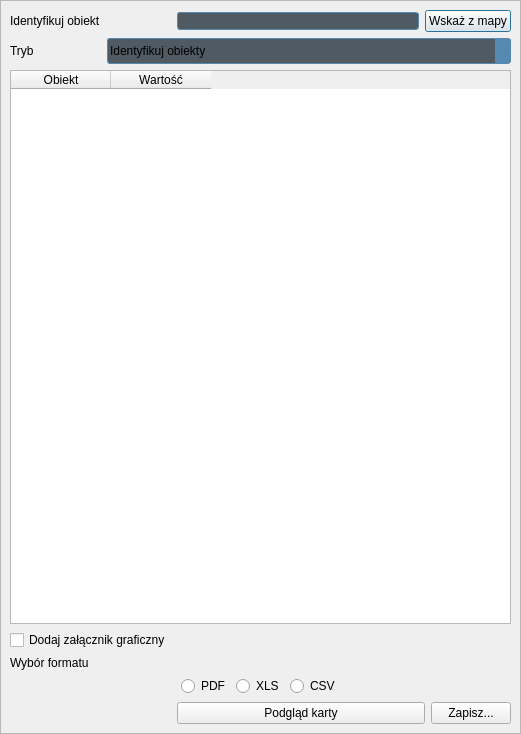
<?xml version="1.0" encoding="UTF-8"?>
<ui version="4.0">
 <class>KompozycjeDialog</class>
 <widget class="QDialog" name="KompozycjeDialog">
  <property name="windowModality">
   <enum>Qt::ApplicationModal</enum>
  </property>
  <property name="enabled">
   <bool>true</bool>
  </property>
  <property name="geometry">
   <rect>
    <x>0</x>
    <y>0</y>
    <width>521</width>
    <height>734</height>
   </rect>
  </property>
  <property name="sizePolicy">
   <sizepolicy hsizetype="Minimum" vsizetype="Minimum">
    <horstretch>1</horstretch>
    <verstretch>1</verstretch>
   </sizepolicy>
  </property>
  <property name="minimumSize">
   <size>
    <width>521</width>
    <height>734</height>
   </size>
  </property>
  <property name="font">
   <font>
    <family>Segoe UI</family>
    <pointsize>10</pointsize>
    <weight>50</weight>
    <italic>false</italic>
    <bold>false</bold>
   </font>
  </property>
  <property name="windowTitle">
   <string>Karta informacyjna</string>
  </property>
  <property name="windowIcon">
   <iconset>
    <normaloff>:/plugins/GIAP-giap_layout/icons/giap_logo.png</normaloff>:/plugins/GIAP-giap_layout/icons/giap_logo.png</iconset>
  </property>
  <property name="styleSheet">
   <string notr="true">
QAbstractItemView
{
	alternate-background-color:  #e6e6e6;
}
QComboBox
{
	selection-background-color: #b7d3e8;
    background-color: #4f5a63;
	border-style: solid;
	border: 1px solid  #5689b0;
	border-radius: 3px;
	padding: 2px;
	font: 9pt &quot;Segoe UI&quot;;
    height: 20px;
}

QComboBox:on
{
	background-color: #4f5a63;
	padding-top: 3px;
	padding-left: 1px;
	selection-background-color: #4a4a4a;
}

QComboBox QAbstractItemView
{
	background-color: #4f5a63;
	border-radius: 4px;
	border: 1px solid  #6fb1e3;
	selection-background-color: #4f5a63;
    padding: 4px 10px 4px 10px;
    width: 1.9em;
}

QComboBox::drop-down
{
	subcontrol-origin: padding;
	subcontrol-position: top right;
	width: 15px;
    background-color: #5689b0;
	border-left-width: 0;
	border-left-color:  #1a2936;
	border-left-style: solid;
	border-top-right-radius: 3px;
	border-bottom-right-radius: 3px;
}

QComboBox::down-arrow
{
	image: url(icons/down_arrow_disabled.png);
}

QComboBox::down-arrow:on,
QComboBox::down-arrow:hover,
QComboBox::down-arrow:focus
{
	image: url(icons/down_arrow.png);
}

QLineEdit
{
	border: 1px solid #5689b0;
    border-radius: 3px;
    background-color: #4f5a63;
}

QGroupBox {
border: 1px solid #5689b0;
}

QToolButton {
   border: 0px solid transparent;
   color: #EDF6FC;

}

QToolButton:hover {
   background-color: #b7d3e8;
   border: 1px solid #0A0C0D;
}

QToolButton:pressed {
   background-color: #b7d3e8;
   border: 1px solid #0A0C0D;
}

QTableView:item:selected {
   background-color: #6fb1e3;
}

QTableView:item:hover {
   background-color: #6fb1e3;
}
   </string>
  </property>
  <property name="locale">
   <locale language="English" country="UnitedKingdom"/>
  </property>
  <property name="sizeGripEnabled">
   <bool>false</bool>
  </property>
  <layout class="QGridLayout" name="gridLayout">
   <property name="leftMargin">
    <number>0</number>
   </property>
   <property name="topMargin">
    <number>0</number>
   </property>
   <property name="rightMargin">
    <number>0</number>
   </property>
   <property name="bottomMargin">
    <number>0</number>
   </property>
   <property name="spacing">
    <number>0</number>
   </property>
   <item row="0" column="0">
    <widget class="QFrame" name="frame">
     <property name="frameShape">
      <enum>QFrame::StyledPanel</enum>
     </property>
     <property name="frameShadow">
      <enum>QFrame::Raised</enum>
     </property>
     <layout class="QGridLayout" name="gridLayout_2">
      <item row="0" column="0">
       <widget class="QLabel" name="label">
        <property name="text">
         <string>Identyfikuj obiekt</string>
        </property>
       </widget>
      </item>
      <item row="0" column="2">
       <widget class="QLineEdit" name="lineEdit"/>
      </item>
      <item row="0" column="3" colspan="2">
       <widget class="QPushButton" name="selectObjectPushButton">
        <property name="text">
         <string>Wskaż z mapy</string>
        </property>
       </widget>
      </item>
      <item row="1" column="0">
       <widget class="QLabel" name="label_2">
        <property name="text">
         <string>Tryb</string>
        </property>
       </widget>
      </item>
      <item row="1" column="1" colspan="4">
       <widget class="QComboBox" name="comboBox">
        <item>
         <property name="text">
          <string>Identyfikuj obiekty</string>
         </property>
        </item>
        <item>
         <property name="text">
          <string>2</string>
         </property>
        </item>
        <item>
         <property name="text">
          <string>3</string>
         </property>
        </item>
       </widget>
      </item>
      <item row="2" column="0" colspan="5">
       <widget class="QTableWidget" name="objectInfoTableWidget">
        <column>
         <property name="text">
          <string>Obiekt</string>
         </property>
        </column>
        <column>
         <property name="text">
          <string>Wartość</string>
         </property>
        </column>
       </widget>
      </item>
      <item row="3" column="0" colspan="2">
       <widget class="QCheckBox" name="addGraphicCheckBox">
        <property name="text">
         <string>Dodaj załącznik graficzny</string>
        </property>
       </widget>
      </item>
      <item row="4" column="0">
       <widget class="QLabel" name="label_3">
        <property name="text">
         <string>Wybór formatu</string>
        </property>
       </widget>
      </item>
      <item row="5" column="0" colspan="5">
       <layout class="QHBoxLayout" name="horizontalLayout">
        <item>
         <spacer name="horizontalSpacer">
          <property name="orientation">
           <enum>Qt::Horizontal</enum>
          </property>
          <property name="sizeHint" stdset="0">
           <size>
            <width>40</width>
            <height>20</height>
           </size>
          </property>
         </spacer>
        </item>
        <item>
         <widget class="QRadioButton" name="pdfRadioButton">
          <property name="text">
           <string>PDF</string>
          </property>
         </widget>
        </item>
        <item>
         <widget class="QRadioButton" name="xlsRadioButton">
          <property name="text">
           <string>XLS</string>
          </property>
         </widget>
        </item>
        <item>
         <widget class="QRadioButton" name="csvRadioButton">
          <property name="text">
           <string>CSV</string>
          </property>
         </widget>
        </item>
        <item>
         <spacer name="horizontalSpacer_2">
          <property name="orientation">
           <enum>Qt::Horizontal</enum>
          </property>
          <property name="sizeHint" stdset="0">
           <size>
            <width>40</width>
            <height>20</height>
           </size>
          </property>
         </spacer>
        </item>
       </layout>
      </item>
      <item row="6" column="2" colspan="2">
       <widget class="QPushButton" name="previewPushButton">
        <property name="text">
         <string>Podgląd karty</string>
        </property>
       </widget>
      </item>
      <item row="6" column="4">
       <widget class="QPushButton" name="savePushButton">
        <property name="text">
         <string>Zapisz...</string>
        </property>
       </widget>
      </item>
     </layout>
    </widget>
   </item>
  </layout>
 </widget>
 <resources/>
 <connections/>
</ui>
